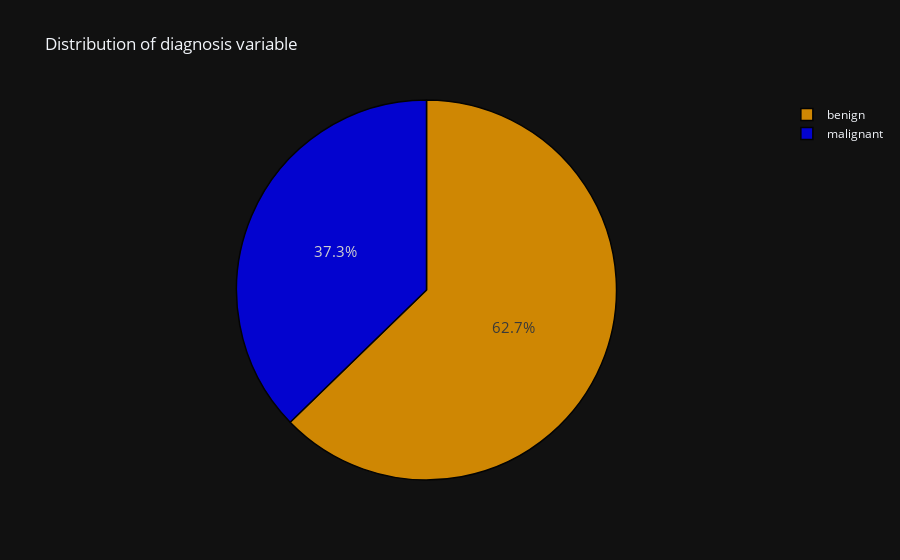

This figure's notebook cell:
### Markdown cell above
####  N) Piechart using plotly

### Code cell
import plotly.offline as py
trace = go.Pie(labels = ['benign','malignant'], values = cancer_data['diagnosis'].value_counts(), 
               textfont=dict(size=15), opacity = 0.8,
               marker=dict(colors=['Orange', 'Blue'], 
                           line=dict(color='#000000', width=1.5)))


layout = dict(title =  'Distribution of diagnosis variable')
           
fig = dict(data = [trace], layout=layout)
py.iplot(fig)

### Figure 1 — Plotly figure (JSON) as saved in the notebook; plotly's stock layout.template omitted (floating-point values rounded to 4 significant figures)
{"data": [{"labels": ["benign", "malignant"], "marker": {"colors": ["Orange", "Blue"], "line": {"color": "#000000", "width": 1.5}}, "opacity": 0.8, "textfont": {"size": 15}, "values": [357, 212], "type": "pie"}], "layout": {"title": {"text": "Distribution of diagnosis variable"}}}
